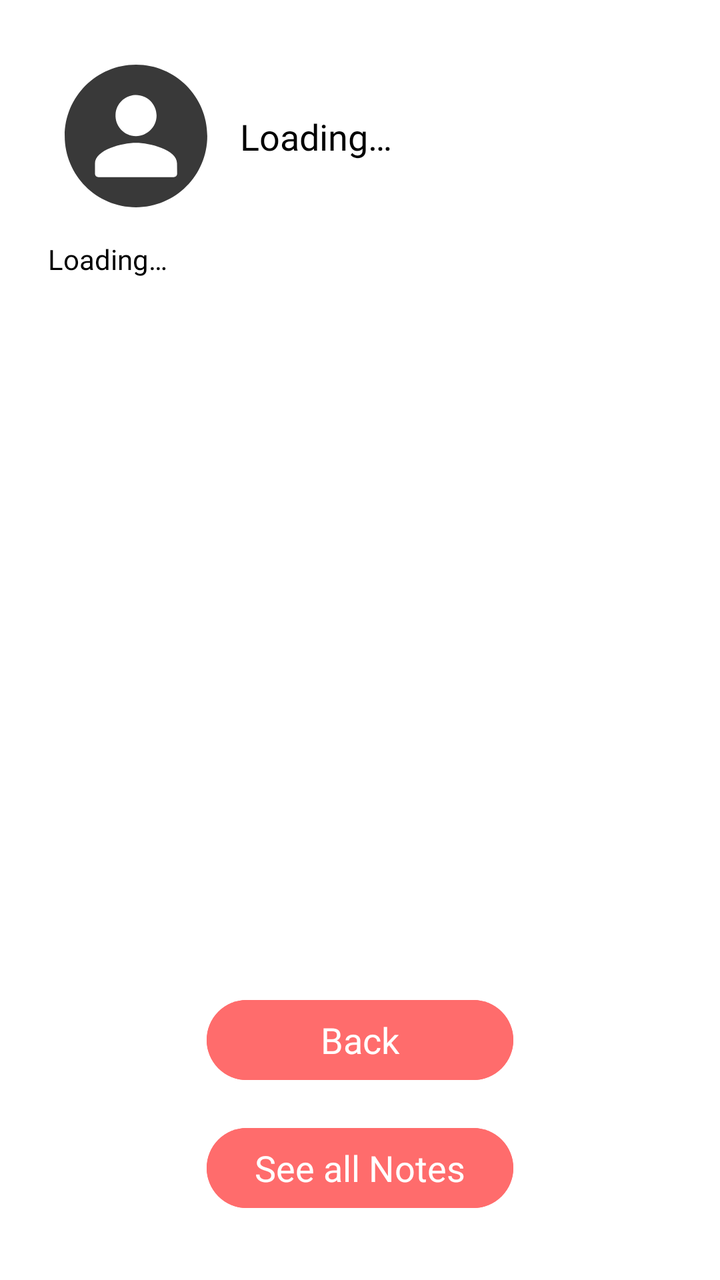
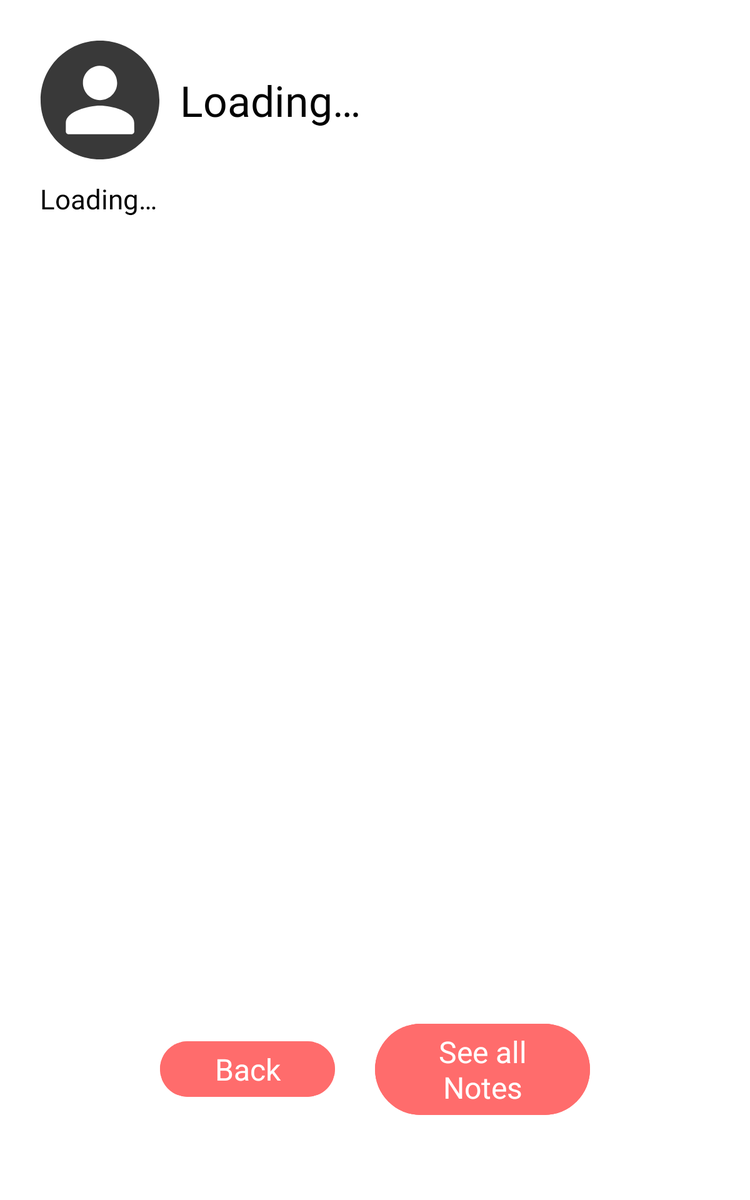

Two renders of one Android screen. The first uses the default layout on a phone; the second uses the alternative layout the repository ships for a different screen configuration, on a matching device. The two XML files are below.
<!-- AndroidManifest.xml: application theme Theme.Notable -->
<!-- res/layout/fragment_note.xml -->
<?xml version="1.0" encoding="utf-8"?>
<androidx.constraintlayout.widget.ConstraintLayout xmlns:android="http://schemas.android.com/apk/res/android"
    xmlns:app="http://schemas.android.com/apk/res-auto"
    xmlns:tools="http://schemas.android.com/tools"
    android:layout_width="match_parent"
    android:layout_height="match_parent"
    tools:context=".app.NoteActivity">

    <ImageView
        android:id="@+id/noteAvatar"
        android:layout_width="72dp"
        android:layout_height="72dp"
        android:layout_marginStart="32dp"
        android:layout_marginTop="32dp"
        android:background="@drawable/ic_default_avatar"
        android:contentDescription="@string/user_avatar"
        android:scaleType="fitXY"
        android:transitionName="noteAvatar"
        app:layout_constraintStart_toStartOf="parent"
        app:layout_constraintTop_toTopOf="parent"
        app:srcCompat="@drawable/ic_circle_frame" />

    <TextView
        android:id="@+id/noteUsername"
        android:layout_width="0dp"
        android:layout_height="wrap_content"
        android:layout_marginStart="16dp"
        android:layout_marginEnd="24dp"
        android:fontFamily="@font/open_sans_medium"
        android:text="@string/loading"
        android:textAppearance="@style/TextAppearance.AppCompat.Medium"
        android:transitionName="noteUsername"
        app:layout_constraintBottom_toBottomOf="@+id/noteAvatar"
        app:layout_constraintEnd_toEndOf="parent"
        app:layout_constraintHorizontal_bias="0.0"
        app:layout_constraintStart_toEndOf="@+id/noteAvatar"
        app:layout_constraintTop_toTopOf="@+id/noteAvatar" />

    <TextView
        android:id="@+id/noteContent"
        android:layout_width="0dp"
        android:layout_height="0dp"
        android:layout_marginStart="24dp"
        android:layout_marginTop="16dp"
        android:layout_marginEnd="24dp"
        android:layout_marginBottom="8dp"
        android:text="@string/loading"
        android:textAppearance="@style/TextAppearance.AppCompat.Small"
        android:transitionName="noteContent"
        app:layout_constraintBottom_toTopOf="@+id/linearLayout"
        app:layout_constraintEnd_toEndOf="parent"
        app:layout_constraintHorizontal_bias="0.0"
        app:layout_constraintStart_toStartOf="parent"
        app:layout_constraintTop_toBottomOf="@+id/noteAvatar" />

    <LinearLayout
        android:id="@+id/linearLayout"
        android:layout_width="0dp"
        android:layout_height="wrap_content"
        android:layout_marginBottom="24dp"
        android:orientation="horizontal"
        android:weightSum="2"
        app:layout_constraintBottom_toTopOf="@+id/linearLayout4"
        app:layout_constraintEnd_toEndOf="@+id/noteContent"
        app:layout_constraintStart_toStartOf="@+id/noteContent">

        <TextView
            android:id="@+id/noteLocation"
            style="@style/SecondaryText"
            android:layout_width="wrap_content"
            android:layout_height="wrap_content"
            android:layout_weight="1"
            android:textAppearance="@style/TextAppearance.AppCompat.Small"
            android:transitionName="noteLocation" />

        <TextView
            android:id="@+id/noteDate"
            style="@style/SecondaryText"
            android:layout_width="wrap_content"
            android:layout_height="wrap_content"
            android:layout_weight="1"
            android:gravity="end"
            android:textAppearance="@style/TextAppearance.AppCompat.Small"
            android:transitionName="noteDate" />
    </LinearLayout>

    <TextView
        android:id="@+id/noteTime"
        style="@style/SecondaryText"
        android:layout_width="wrap_content"
        android:layout_height="wrap_content"
        android:layout_marginTop="4dp"
        android:layout_weight="1"
        android:gravity="end"
        android:textAppearance="@style/TextAppearance.AppCompat.Small"
        app:layout_constraintEnd_toEndOf="@+id/linearLayout"
        app:layout_constraintTop_toBottomOf="@+id/linearLayout" />

    <LinearLayout
        android:id="@+id/linearLayout4"
        android:layout_width="wrap_content"
        android:layout_height="wrap_content"
        android:layout_marginBottom="32dp"
        android:gravity="center"
        android:orientation="vertical"
        app:layout_constraintBottom_toBottomOf="parent"
        app:layout_constraintEnd_toEndOf="parent"
        app:layout_constraintStart_toStartOf="parent">

        <Button
            android:id="@+id/leaveNoteBtn"
            android:layout_width="match_parent"
            android:layout_height="wrap_content"
            android:backgroundTint="@color/red_light"
            android:text="@string/back"
            android:textAllCaps="false"
            android:textSize="18sp" />

        <Button
            android:id="@+id/allNotesBtn"
            android:layout_width="match_parent"
            android:layout_height="wrap_content"
            android:layout_marginTop="16dp"
            android:backgroundTint="@color/red_light"
            android:text="@string/see_all_notes"
            android:textAllCaps="false"
            android:textSize="18sp" />

    </LinearLayout>

</androidx.constraintlayout.widget.ConstraintLayout>
<!-- resources referenced by this layout -->
<resources>
  <color name="red_light">#FF6C6C</color>
  <!-- drawable ic_circle_frame (drawable) -->
  <vector xmlns:android="http://schemas.android.com/apk/res/android"
      android:width="200dp"
      android:height="200dp"
      android:viewportWidth="200"
      android:viewportHeight="200"
      android:tint="?attr/colorControlNormal">
    <path
        android:pathData="M0,0v200h200v-200h-200zM100,1c54.68,0 99,44.324 99,99 0,54.68 -44.32,99 -99,99 -54.676,0 -99,-44.32 -99,-99 0,-54.676 44.324,-99 99,-99z"
        android:fillColor="@android:color/white"/>
  </vector>
  <!-- drawable ic_default_avatar (drawable) -->
  <vector xmlns:android="http://schemas.android.com/apk/res/android"
      android:width="200dp"
      android:height="200dp"
      android:autoMirrored="true"
      android:viewportWidth="896"
      android:viewportHeight="896"
      android:tint="@color/avatar_color">
      <path
          android:fillColor="@android:color/white"
          android:pathData="M448,0C200.8,0 0,200.8 0,448s200.8,448 448,448 448,-200.8 448,-448S695.2,0 448,0zM320.8,312c4,-64 56,-115.2 120,-119.2 74.4,-4 135.2,55.2 135.2,128 0,70.4 -57.6,128 -128,128 -73.6,0 -132,-62.4 -127.2,-136.8zM704,682.4c0,12 -9.6,21.6 -21.6,21.6L214.4,704c-12,0 -21.6,-9.6 -21.6,-21.6v-64c0,-84.8 170.4,-128 255.2,-128 84.8,0 255.2,42.4 255.2,128l0.8,64z" />
  </vector>
  <string name="back">Back</string>
  <string name="loading">Loading…</string>
  <string name="see_all_notes">See all Notes</string>
  <string name="user_avatar">user avatar</string>
  <style name="SecondaryText" parent="OpenSansText">
          <item name="android:textColor">@color/text_secondary</item>
      </style>
  <style name="Theme.Notable" parent="Theme.MaterialComponents.DayNight.DarkActionBar">
          <item name="android:windowContentTransitions">true</item>
          <item name="colorPrimary">@color/red_primary</item>
          <item name="colorPrimaryDark">@color/red_secondary</item>
          <item name="actionBarStyle">@style/NotableAB</item>
  
          <item name="colorAccent">@color/red_light</item>
  
          <item name="android:textViewStyle">@style/OpenSansText</item>
          <item name="materialButtonStyle">@style/NotableButton</item>
          <item name="android:textColor">@color/text_main</item>
          <item name="cardViewStyle">@style/NotableCard</item>
          <item name="checkboxStyle">@style/NotableCheckBox</item>
          <item name="errorTextAppearance">@android:style/TextAppearance</item>
      </style>
  <color name="avatar_color">#393939</color>
  <style name="OpenSansText" parent="Widget.MaterialComponents.TextView">
          <item name="android:fontFamily">@font/open_sans</item>
          <item name="fontFamily">@font/open_sans</item>
      </style>
  <color name="text_secondary">#616161</color>
  <color name="red_primary">#b00000</color>
  <color name="red_secondary">#780c0c</color>
  <style name="NotableAB" parent="Widget.MaterialComponents.ActionBar.Solid">
          <item name="android:color">@color/red_primary</item>
      </style>
  <style name="NotableButton" parent="Widget.Material3.Button">
          <item name="android:textSize">18sp</item>
      </style>
  <color name="text_main">#000000</color>
  <style name="NotableCard" parent="CardView">
          <item name="cardBackgroundColor">?android:colorBackground</item>
      </style>
  <style name="NotableCheckBox" parent="Widget.Material3.CompoundButton.CheckBox">
          <item name="colorControlHighlight">@android:color/transparent</item>
          <item name="colorControlActivated">@android:color/transparent</item>
      </style>
</resources>
<!-- res/layout-large/fragment_note.xml (the repository's variant of the layout above) -->
<!-- drawn on a 7-inch tablet held upright -->
<?xml version="1.0" encoding="utf-8"?>
<androidx.constraintlayout.widget.ConstraintLayout xmlns:android="http://schemas.android.com/apk/res/android"
    xmlns:app="http://schemas.android.com/apk/res-auto"
    xmlns:tools="http://schemas.android.com/tools"
    android:layout_width="match_parent"
    android:layout_height="match_parent"
    tools:context=".app.NoteActivity">

    <ImageView
        android:id="@+id/noteAvatar"
        android:layout_width="96dp"
        android:layout_height="96dp"
        android:layout_marginStart="32dp"
        android:layout_marginTop="32dp"
        android:background="@drawable/ic_default_avatar"
        android:contentDescription="@string/user_avatar"
        android:scaleType="fitXY"
        android:transitionName="noteAvatar"
        app:layout_constraintStart_toStartOf="parent"
        app:layout_constraintTop_toTopOf="parent"
        app:srcCompat="@drawable/ic_circle_frame" />

    <TextView
        android:id="@+id/noteUsername"
        android:layout_width="wrap_content"
        android:layout_height="wrap_content"
        android:layout_marginStart="16dp"
        android:fontFamily="@font/open_sans_medium"
        android:text="@string/loading"
        android:textAppearance="@style/TextAppearance.AppCompat.Display1"
        android:transitionName="noteUsername"
        app:layout_constraintBottom_toBottomOf="@+id/noteAvatar"
        app:layout_constraintStart_toEndOf="@+id/noteAvatar"
        app:layout_constraintTop_toTopOf="@+id/noteAvatar" />

    <TextView
        android:id="@+id/noteContent"
        android:layout_width="0dp"
        android:layout_height="0dp"
        android:layout_marginStart="32dp"
        android:layout_marginTop="16dp"
        android:layout_marginEnd="32dp"
        android:layout_marginBottom="16dp"
        android:text="@string/loading"
        android:textAppearance="@style/TextAppearance.AppCompat.Large"
        android:transitionName="noteContent"
        app:layout_constraintBottom_toTopOf="@+id/linearLayout"
        app:layout_constraintEnd_toEndOf="parent"
        app:layout_constraintStart_toStartOf="parent"
        app:layout_constraintTop_toBottomOf="@+id/noteAvatar" />

    <LinearLayout
        android:id="@+id/linearLayout"
        android:layout_width="0dp"
        android:layout_height="wrap_content"
        android:layout_marginBottom="48dp"
        android:orientation="horizontal"
        android:weightSum="2"
        app:layout_constraintBottom_toTopOf="@+id/linearLayout4"
        app:layout_constraintEnd_toEndOf="@+id/noteContent"
        app:layout_constraintStart_toStartOf="@+id/noteContent">

        <TextView
            android:id="@+id/noteLocation"
            style="@style/SecondaryText"
            android:layout_width="wrap_content"
            android:layout_height="wrap_content"
            android:layout_weight="1"
            android:textAppearance="@style/TextAppearance.AppCompat.Large"
            android:transitionName="noteLocation" />

        <TextView
            android:id="@+id/noteDate"
            style="@style/SecondaryText"
            android:layout_width="wrap_content"
            android:layout_height="wrap_content"
            android:layout_weight="1"
            android:gravity="end"
            android:textAppearance="@style/TextAppearance.AppCompat.Large"
            android:transitionName="noteDate" />
    </LinearLayout>

    <TextView
        android:id="@+id/noteTime"
        style="@style/SecondaryText"
        android:layout_width="wrap_content"
        android:layout_height="wrap_content"
        android:layout_marginTop="4dp"
        android:layout_weight="1"
        android:gravity="end"
        android:textAppearance="@style/TextAppearance.AppCompat.Large"
        app:layout_constraintEnd_toEndOf="@+id/linearLayout"
        app:layout_constraintTop_toBottomOf="@+id/linearLayout" />

    <LinearLayout
        android:id="@+id/linearLayout4"
        android:layout_width="0dp"
        android:layout_height="wrap_content"
        android:layout_marginStart="128dp"
        android:layout_marginEnd="128dp"
        android:layout_marginBottom="64dp"
        android:gravity="center"
        android:orientation="horizontal"
        app:layout_constraintBottom_toBottomOf="parent"
        app:layout_constraintEnd_toEndOf="parent"
        app:layout_constraintStart_toStartOf="parent">

        <Button
            android:id="@+id/leaveNoteBtn"
            android:layout_width="match_parent"
            android:layout_height="wrap_content"
            android:layout_marginEnd="32dp"
            android:layout_weight="1"
            android:backgroundTint="@color/red_light"
            android:text="@string/back"
            android:textAllCaps="false"
            android:textSize="24sp" />

        <Button
            android:id="@+id/allNotesBtn"
            android:layout_width="match_parent"
            android:layout_height="wrap_content"
            android:layout_weight="1"
            android:backgroundTint="@color/red_light"
            android:text="@string/see_all_notes"
            android:textAllCaps="false"
            android:textSize="24sp" />

    </LinearLayout>

</androidx.constraintlayout.widget.ConstraintLayout>
